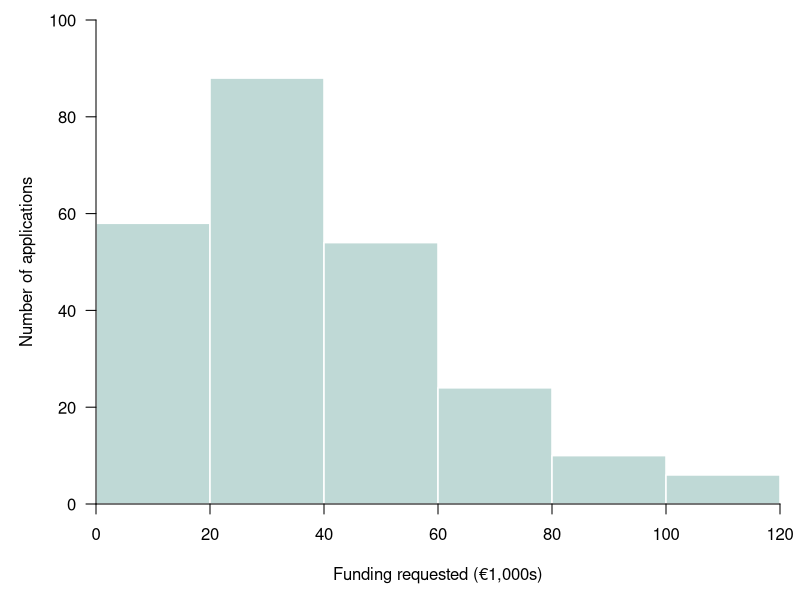

R code for this plot:
## ---- chunk 1
mock_breaks <- seq(0, 120, by = 20)
mock_counts <- c(58, 88, 54, 24, 10, 6)
old_par <- par(no.readonly = TRUE)
par(mar = c(4.8, 4.8, 1, 1), las = 1, family = "sans")
plot(
  NA,
  xlim = range(mock_breaks), ylim = c(0, 100),
  xaxs = "i", yaxs = "i", bty = "n",
  xlab = "Funding requested (€1,000s)",
  ylab = "Number of applications",
  axes = FALSE
)
rect(
  mock_breaks[-length(mock_breaks)], 0,
  mock_breaks[-1], mock_counts,
  col = "#BFD9D6", border = "white", lwd = 1.5
)
axis(1, at = mock_breaks)
axis(2, at = seq(0, 100, by = 20))
par(old_par)
